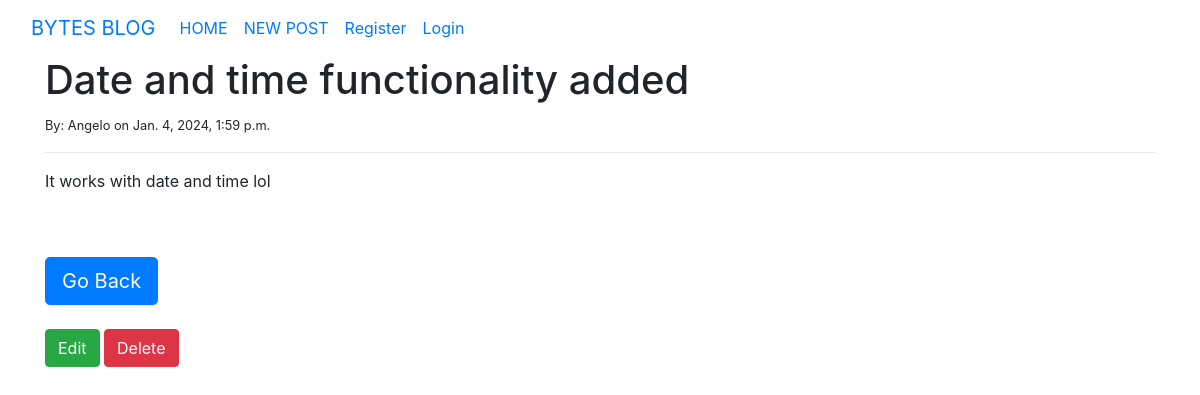
Page /article/3/ on the committed database.
### blogapp/models.py (models this page shows, shortened)
class Post(models.Model):
    title = models.CharField(max_length=1000)
    author = models.ForeignKey(User,on_delete = models.CASCADE)
    body = models.TextField()
    date_posted = models.DateTimeField(auto_now_add=True)
    post_date = models.DateTimeField(auto_now_add=True)
    class Meta:
        ordering = ("title",)

### blogapp/views.py (the view)
# urls.py: path('article/<int:pk>/', article_detail.as_view(), name='article-details'),
class article_detail(DetailView):
    model = Post
    template_name = 'article-details.html'

### blogapp/templates/article-details.html (shortened to what this page needs)
{% extends 'base.html' %}
{% block content %}
<article>
    <h1>{{post.title}}</h1>
    <small>By: {{post.author}}
        on {{post.post_date}}</small><br/>
    <hr>
    <p>{{post.body}}</p>
    <br/><br/>
</article>
<a href="{% url 'home' %}" class="btn btn-primary btn-lg">Go Back</a>
<br></br>
<a href="{% url 'edit-post' post.pk %}" class="btn btn-success">Edit</a>
<a href="{% url 'delete-post' post.pk %}" class="btn btn-danger">Delete</a></a>
{% endblock %}

### rows in the picture
Post: title "Date and time functionality added", author "Angelo", post_date "Jan. 4, 2024, 1:59 p.m.", body "It works with date and time lol"
